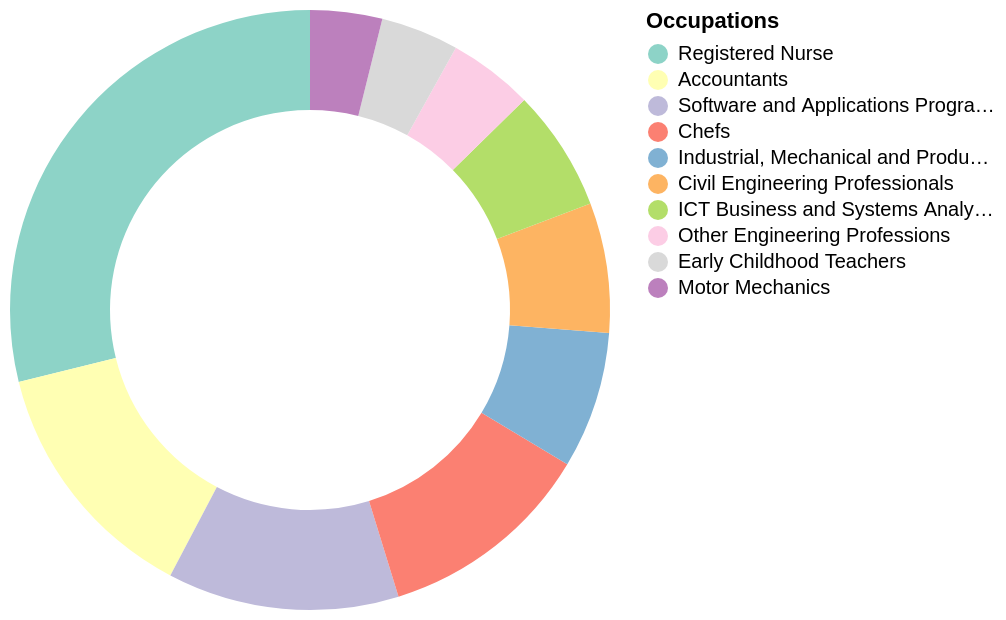

Write the Vega-Lite specification saved for this chart.
### Vega-Lite specification from a JSON file in a GitHub repository (floating-point values rounded to 4 significant figures)
{"$schema": "https://vega.github.io/schema/vega-lite/v6.json", "description": "Top 10 Migrant Occupations in Australia 2023-24", "width": 300, "height": 300, "data": {"values": [{"category": "Registered Nurse", "value": 9813}, {"category": "Accountants", "value": 4570}, {"category": "Software and Applications Programmer", "value": 4243}, {"category": "Chefs", "value": 3957}, {"category": "Industrial, Mechanical and Production Engineers", "value": 2509}, {"category": "Civil Engineering Professionals", "value": 2380}, {"category": "ICT Business and Systems Analysts", "value": 2232}, {"category": "Other Engineering Professions", "value": 1556}, {"category": "Early Childhood Teachers", "value": 1429}, {"category": "Motor Mechanics", "value": 1319}]}, "layer": [{"mark": {"type": "arc", "innerRadius": 100}, "encoding": {"theta": {"field": "value", "type": "quantitative"}, "color": {"field": "category", "type": "nominal", "scale": {"domain": ["Registered Nurse", "Accountants", "Software and Applications Programmer", "Chefs", "Industrial, Mechanical and Production Engineers", "Civil Engineering Professionals", "ICT Business and Systems Analysts", "Other Engineering Professions", "Early Childhood Teachers", "Motor Mechanics"], "range": ["#8dd3c7", "#ffffb3", "#bebada", "#fb8072", "#80b1d3", "#fdb462", "#b3de69", "#fccde5", "#d9d9d9", "#bc80bd"]}, "legend": {"title": "Occupations"}}, "tooltip": [{"field": "category", "type": "nominal", "title": "Occupantion"}, {"field": "value", "type": "quantitative", "aggregate": "sum", "title": "Occupants", "format": ","}]}}], "config": {}}
